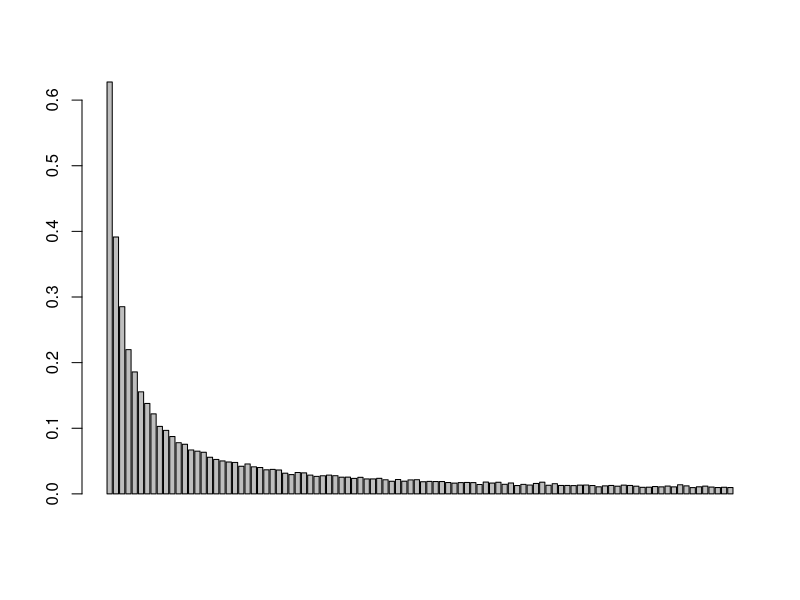

Generate this figure with R:
# n <- 50
# prisoner <- c(1:(2*n))
# card <- sample(prisoner)
# Find_or_not <- 0

# write the function "first_card" to determine the number of the card in the first box each prisoner opened when they enter the room 
# the inputs of function are: n(half of the total number of prisoners, cards and boxes), k(the prisoner's number), strategy(1 is that each prisoner first open the box corresponding to their prisoner number, if the card's number in the box is the prisoner's number, the prisoner succeeds. If the card's number is not the prisoner's number, open the next box corresponding to the card's number; 2 is similar with strategy 1, just the first box opened randomly; 3 is all the boxes opened randomly), card(the boxes'number)
# the output "card_find" is first card's number in the box they first choose
# use "if...else if..." conditional statement to assign value to "card_find", using sample funtion to select 1 number among 2n randomly
first_card <- function(n, k, strategy, card) {
  if (strategy == 1) {
    card_find <- card[k]
  }
  else if (strategy == 2) {
    card_find <- card[sample(c(1:(2*n)), 1)]
  }
  return(card_find)
}

# write the function "strategy_1_2" to determine whether the prisoner go free or not under the strategy 1 and 2
# the inputs of function are: n,k,card(same as function "first_card"); card_find(the output of the function "first_card")
# the output of the function is TRUE of FALSE, which means the prisoner go free or not
# using for loop to implement that each time prisoner try, the prisoner open the box which number is corresponding to the card's number they see in the last box, if statement is to implement when the prisoner find the number in the card corresponding their own number, the output is TRUE, otherwise the output is FALSE
strategy_1_2 <- function(n, k, card, card_find) {
  Find_or_not <- FALSE
  
  for (prisoner_try in 1:n) {
    if (card_find == k) {
      Find_or_not <- TRUE
      break
    }
    card_find <- card[card_find]
  }
  return(Find_or_not)
}

# write a function "strategy_3" simulation strategy 3 that the prisoner randomly chooses to open the box n times.
# the inputs of this funtion are n(the number of times can open the box, half number of total prisoners), k(prisoner's number), card(the box's number)
# the ouput is value 0 or 1, 1 means succeddfuly find a card number in box that mach prisoner's number. 0 means did't find number in the box that mach prisoner's number
# at this funtion, using sample function to randomly assign n numbers from 1 to 2n to simulate the value of opening n box each time. When one of the numbers is the same as the prisoner's number(k), the value corresponding to that array position becomes TRUE. Otherwise the value becomes FALSE. Then useing sum funtion to calculate whether there have TRUE value in the array.
strategy_3 <- function(n, k, card) {
  return(sum(k == card[sample(c(1:(2*n)), n)]))
}

# write the function "Pone" to eatimate the probability of a single prisoner go free successfully under the 3 strategies
# the inputs of function are: n,k,strategy(same as above), nreps(the number of replicate similations to run)
# the output of function is the probability of a single prisoner success under the 3 strategies
# the number of 2n prisoners is assigned successively, and then the escape_num value is set to 0 to calculate the number of successful escapes. for loop is used to simulate the nreps experiment. 
# in each experiment, the card variable was randomly assigned from the prisoner variable. When using strategy 1 or 2, use the first_card function to extract the number of the card each time the box is opened and assign that number to card_find. The strategy_1_2 function is then called to determine if the card number is equal to the prisoner and return TRUE or FALSE. If strategy 3 is used, strategy_3 function is directly called. 
# The escape_num is added to the return value of the different strategy functions to calculate the prisoner's success in finding the box containing his number. The probability of success was calculated by dividing the number of successes by the total number of loop simulations
Pone <- function(n, k, strategy, nreps) {
  
  prisoner <- c(1:(2*n))
  escape_num <- 0
  
  for (rep in 1:nreps) {
    
    card <- sample(prisoner)
    
    if (strategy == 1 | strategy == 2) {
      card_find <- first_card(n, k, strategy, card)
      escape_num <- escape_num + strategy_1_2(n, k, card, card_find)
    }
    
    else if (strategy == 3) {
      escape_num <- escape_num + strategy_3(n, k, card)
    }
    
  }
  
  return(escape_num/nreps)
  
}

# when n=5, which means there are 10 prisoners, estimate the probability of a single prisoner go free successfully under the 3 strategies
Pone(5, 1, 1, 10000)
Pone(5, 1, 2, 10000)
Pone(5, 1, 3, 10000)
system.time(Pone(5, 1, 1, 10000))
system.time(Pone(5, 1, 2, 10000))
system.time(Pone(5, 1, 3, 10000))

# when n=50, which means there are 100 prisoners, estimate the probability of a single prisoner go free successfully under the 3 strategies
Pone(50, 1, 1, 10000)
Pone(50, 1, 2, 10000)
Pone(50, 1, 3, 10000)
system.time(Pone(50, 1, 1, 10000))
system.time(Pone(50, 1, 2, 10000))
system.time(Pone(50, 1, 3, 10000))

# write the function "Pall" to eatimate the probability of all prisoners go free successfully under the 3 strategies
# the inputs of the function are n, strategy and nreps
# the output of function is the probability of all prisoners success under the 3 strategies
# The main idea of Pall function is very similar to that of Pone function. The main difference is that another for loop is embedded in the for loop to simulate that all prisoners enter the room in one of experiments. If one of the prisoners fails in each experiment, the strategy function referenced will return FALSE. 
# Use the if statement to determine when (! If find_or_not) is TRUE (meaning find_or_not is false), the condition fires, using a break statement to jump out of the current loop and making no changes to escape_num. After 2n cycles, determine whether escape_num is equal to 2n (if it is equal to 2n, every prisoner has successfully escaped). This judgment returns true or false, counts the number of successes using success_escape, and returns its success probability
Pall <- function(n, strategy, nreps) {
  prisoner <- c(1:(2*n))
  success_escape <- 0
  
  for (rep in 1:nreps) {
    
    card <- sample(prisoner)
    escape_num <- 0
    
    for (k in 1:(2*n)) {
      
      if (strategy == 1 | strategy == 2) {
        card_find <- first_card(n, k, strategy, card)
        Find_or_not <- strategy_1_2(n, k, card, card_find)
        if (!Find_or_not) {break}
        escape_num <- escape_num + 1
      }
      
      else if (strategy == 3) {
        Find_or_not <- strategy_3(n, k, card)
        if (!Find_or_not) {break}
        escape_num <- escape_num + 1
      }
    }
    success_escape <- success_escape + (escape_num == (2*n))
    
  }
  return(success_escape/nreps)
  
}

# when n=5, which means there are 10 prisoners, estimate the probability of all prisoners go free successfully under the 3 strategies
Pall(5, 1, 10000)
Pall(5, 2, 10000)
Pall(5, 3, 10000)
system.time(Pall(5, 1, 10000))
system.time(Pall(5, 2, 10000))
system.time(Pall(5, 3, 10000))

# when n=50, which means there are 100 prisoners, estimate the probability of all prisoners go free successfully under the 3 strategies
Pall(50, 1, 10000)
Pall(50, 2, 10000)
Pall(50, 3, 10000)
system.time(Pall(50, 1, 10000))
system.time(Pall(50, 2, 10000))
system.time(Pall(50, 3, 10000))

# remarks: when the number of prisoners is large enough, the probability of all escaping should be about zero, for example, when n = 50, the probability of all success should be (1/2)^100, however, when we use strategy 1, the probability of success becomes about 30%.

dloop <- function(n, nreps) {
  occur <- vector(length = 2*n)
  box <- c(1:(2*n))
  
  for (try in 1:nreps) {
    card <- sample(box)
    tmp <- vector(length = 2*n)
    for (k in 1:(2*n)) {
      card_find <- card[k]
      for (try_k in 1:(2*n)) {
        if(card_find == k) {
          tmp[try_k] <- 1
          break
        }
        card_find <- card[card_find]
      } 
      
    }
    occur <- occur + tmp
  }
  prob <- occur/nreps
  return(prob)
}
test <- dloop(50,10000)
sum(test)
sum(test[1:50])
class(test)
barplot(test)
sum(dloop(50,10000))
system.time(dloop(50, 10000))

sum(test[1:50])/(sum(test))

#Q6
no_loop_l_50 <- 0
for (i in 1:10000) {
  tmp <- dloop(50,1)
  no_loop_l_50 <- no_loop_l_50 + (sum(tmp[51:100]) == 0)
}
no_loop_l_50




test <- c(1,23,3)
test1 <- c(2,3,1)
test2 <- vector(length = 3)
test+test1+test2
class(as.vector(test2+test1))
